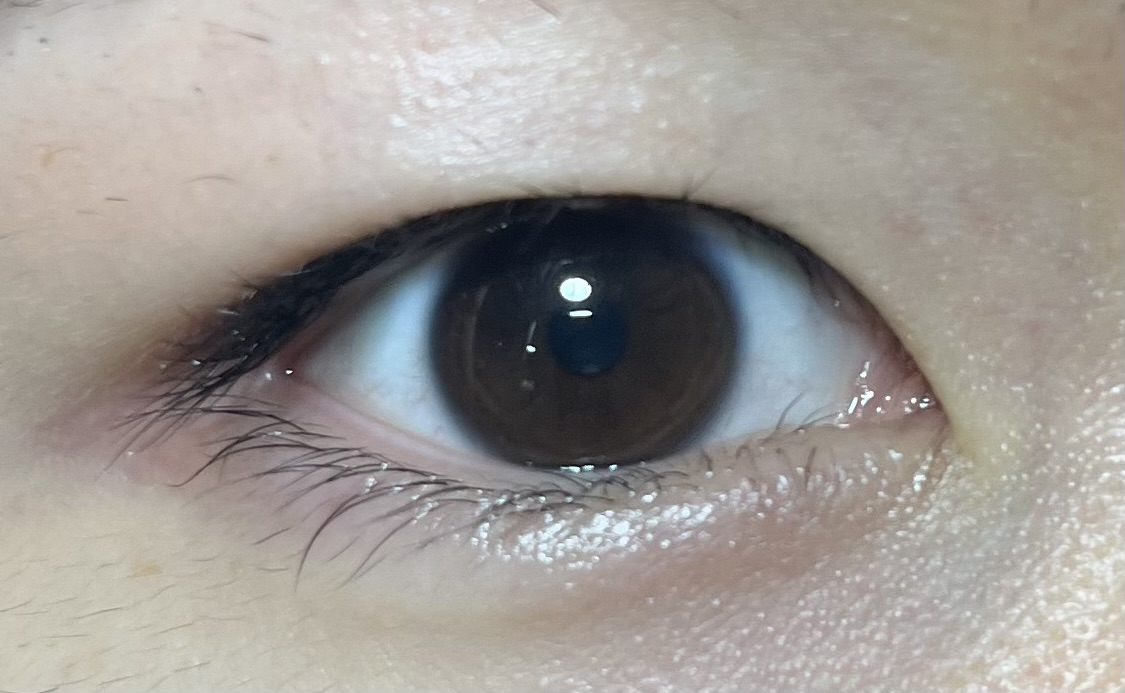
#> input picture res/eye2.jpg, 1125 x 693 px
$ python example_usage.py
#> lines starting #> are read from the running program, lines starting #| are printed output that depends on the picture
### image_blending.py
"""
Laplacian Pyramid Image Blending
OpenCV 없이 numpy와 PIL만 사용하여 구현
"""

import numpy as np
from PIL import Image
import matplotlib.pyplot as plt
from scipy.signal import convolve2d
from scipy.ndimage import gaussian_filter
import os


# ============================================================================
# Step 1: 이미지 로드, YUV 변환, Y 채널 분리
# ============================================================================

def load_image_rgb(image_path):
    """
    이미지를 RGB로 로드 (EXIF orientation 자동 적용)

    Args:
        image_path: 이미지 파일 경로

    Returns:
        numpy array (H, W, 3) - RGB 이미지
    """
#> called with image_path = 'res/eye2.jpg'
    from PIL import ImageOps

    img = Image.open(image_path)
#> img is the input picture: PIL image 1125x693 RGB; mean R, G, B 157.4, 152.8, 148.2
    # EXIF orientation 정보가 있으면 자동으로 회전 적용
    img = ImageOps.exif_transpose(img)
    img = img.convert('RGB')
    return np.array(img, dtype=np.float64)


def rgb_to_yuv(rgb_image):
    """
    RGB 이미지를 YUV 컬러공간으로 변환

    Args:
        rgb_image: numpy array (H, W, 3) - RGB 이미지

    Returns:
        tuple: (Y, U, V) 각각 (H, W) 형태의 numpy array
    """
    R, G, B = rgb_image[:, :, 0], rgb_image[:, :, 1], rgb_image[:, :, 2]

    # YUV 변환 공식
    Y = 0.299 * R + 0.587 * G + 0.114 * B
    U = -0.14713 * R - 0.28886 * G + 0.436 * B
    V = 0.615 * R - 0.51499 * G - 0.10001 * B
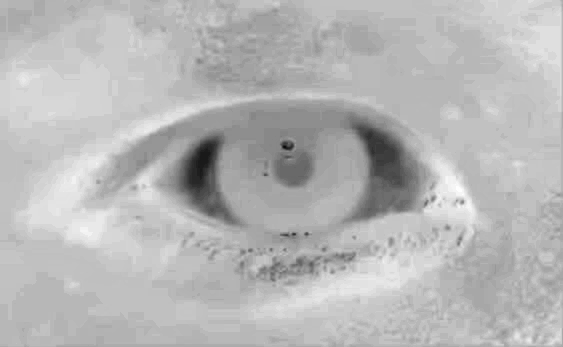
#> V: shape (693, 1125) float64 (shown at 1/2 size); min -33.52, max 17.71, mean 3.33; drawn with min black and max white

    return Y, U, V


def yuv_to_rgb(Y, U, V):
    """
    YUV를 RGB로 변환

    Args:
        Y, U, V: 각각 (H, W) 형태의 numpy array

    Returns:
        numpy array (H, W, 3) - RGB 이미지
    """
    R = Y + 1.13983 * V
    G = Y - 0.39465 * U - 0.58060 * V
    B = Y + 2.03211 * U

    # 클리핑 (0-255 범위)
    rgb = np.stack([R, G, B], axis=2)
    rgb = np.clip(rgb, 0, 255)

    return rgb


def extract_y_channel(image_path):
    """
    이미지를 로드하고 YUV로 변환한 후 Y 채널만 추출

    Args:
        image_path: 이미지 파일 경로

    Returns:
        tuple: (Y, U, V, shape) - Y 채널, U 채널, V 채널, 원본 이미지 shape
    """
    rgb_image = load_image_rgb(image_path)
    Y, U, V = rgb_to_yuv(rgb_image)
    shape = rgb_image.shape[:2]  # (H, W)

    return Y, U, V, shape


# ============================================================================
# Step 2: Custom Gaussian Filtering & Downsampling
# ============================================================================

def create_gaussian_kernel(sigma, kernel_size=None):
    """
    2D Gaussian 커널 생성

    Args:
        sigma: Gaussian 표준편차
        kernel_size: 커널 크기 (None이면 6*sigma+1로 자동 설정)

    Returns:
        numpy array (kernel_size, kernel_size) - 정규화된 Gaussian 커널
    """
    if kernel_size is None:
        kernel_size = int(6 * sigma + 1)
        if kernel_size % 2 == 0:
            kernel_size += 1

    # 중심점
    center = kernel_size // 2

    # 좌표 그리드 생성
    x, y = np.meshgrid(np.arange(kernel_size) - center,
                       np.arange(kernel_size) - center)

    # Gaussian 공식
    kernel = np.exp(-(x**2 + y**2) / (2 * sigma**2))

    # 정규화
    kernel = kernel / np.sum(kernel)

    return kernel


def gaussian_filter_2d(image, sigma, kernel_size=None):
    """
    Gaussian 필터를 적용한 컨볼루션

    Args:
        image: 입력 이미지 (H, W)
        sigma: Gaussian 표준편차
        kernel_size: 커널 크기

    Returns:
        numpy array (H, W) - 필터링된 이미지
    """
    kernel = create_gaussian_kernel(sigma, kernel_size)

    # 2D 컨볼루션
    filtered = convolve2d(image, kernel, mode='same', boundary='symm')

    return filtered


def downsample(image, stride=2):
    """
    이미지를 stride만큼 다운샘플링

    Args:
        image: 입력 이미지 (H, W)
        stride: 다운샘플링 배율 (기본값 2)

    Returns:
        numpy array - 다운샘플링된 이미지
    """
    return image[::stride, ::stride]


def gaussian_filter_and_downsample(image, sigma, kernel_size=None, stride=2):
    """
    Gaussian 필터링 후 다운샘플링

    Args:
        image: 입력 이미지 (H, W)
        sigma: Gaussian 표준편차
        kernel_size: 커널 크기
        stride: 다운샘플링 배율

    Returns:
        numpy array - 필터링 및 다운샘플링된 이미지
    """
    filtered = gaussian_filter_2d(image, sigma, kernel_size)
    downsampled = downsample(filtered, stride)
    return downsampled


# ============================================================================
# Step 3: Gaussian Pyramid 생성
# ============================================================================

def build_gaussian_pyramid(image, levels, sigma=1.0, kernel_size=None, stride=2):
    """
    Gaussian Pyramid 생성 (재귀가 아닌 반복문 이용)

    Args:
        image: 입력 이미지 (H, W) - Y 채널
        levels: 피라미드 레벨 수
        sigma: Gaussian 표준편차
        kernel_size: 커널 크기
        stride: 다운샘플링 배율

    Returns:
        list: Gaussian pyramid (각 레벨의 이미지 리스트)
    """
    pyramid = [image.copy()]
    current_image = image.copy()

    for i in range(levels - 1):
        # Gaussian 필터링 후 다운샘플링
        current_image = gaussian_filter_and_downsample(
            current_image, sigma, kernel_size, stride
        )
        pyramid.append(current_image)

    return pyramid


# ============================================================================
# Step 4: Laplacian Pyramid 생성
# ============================================================================

def upsample(image, scale_factor=2, method='bilinear'):
    """
    이미지를 업샘플링 (보간)

    Args:
        image: 입력 이미지 (H, W)
        scale_factor: 업샘플링 배율
        method: 보간 방법 ('bilinear', 'nearest')

    Returns:
        numpy array - 업샘플링된 이미지
    """
    h, w = image.shape
    new_h, new_w = h * scale_factor, w * scale_factor

    # PIL을 사용한 보간
    img_pil = Image.fromarray(image.astype(np.uint8))

    if method == 'bilinear':
        resized = img_pil.resize((new_w, new_h), Image.BILINEAR)
    else:
        resized = img_pil.resize((new_w, new_h), Image.NEAREST)

    return np.array(resized, dtype=np.float64)


def build_laplacian_pyramid(gaussian_pyramid, sigma=1.0, kernel_size=None):
    """
    Gaussian Pyramid로부터 Laplacian Pyramid 생성

    Args:
        gaussian_pyramid: Gaussian pyramid 리스트
        sigma: 업샘플링 후 smoothing을 위한 Gaussian 표준편차
        kernel_size: 커널 크기

    Returns:
        list: Laplacian pyramid (각 레벨의 이미지 리스트)
    """
    laplacian_pyramid = []

    for i in range(len(gaussian_pyramid) - 1):
        # 현재 레벨
        current = gaussian_pyramid[i]

        # 다음 레벨을 업샘플링
        next_level = gaussian_pyramid[i + 1]
        upsampled = upsample(next_level, scale_factor=2)

        # 크기 맞추기
        h_current, w_current = current.shape
        h_upsampled, w_upsampled = upsampled.shape

        if h_upsampled != h_current:
            upsampled = upsampled[:h_current, :]
        if w_upsampled != w_current:
            upsampled = upsampled[:, :w_current]

        # Gaussian smoothing
        upsampled_smooth = gaussian_filter_2d(upsampled, sigma, kernel_size)

        # Laplacian = 현재 레벨 - 업샘플링된 다음 레벨
        laplacian = current - upsampled_smooth
        laplacian_pyramid.append(laplacian)

    # 마지막 레벨은 Gaussian 그대로 사용 (low frequency)
    laplacian_pyramid.append(gaussian_pyramid[-1].copy())

    return laplacian_pyramid


# ============================================================================
# Step 5: Mask 정의 및 Pyramid-level Blending
# ============================================================================

# [30 lines left out: function create_gradient_mask, not called in this run]


def create_mask_pyramid(mask, levels, sigma=1.0, kernel_size=None):
    """
    Mask의 Gaussian pyramid 생성 (각 해상도 레벨에 맞춰)

    Args:
        mask: 원본 mask (H, W) - 2D 배열
        levels: 피라미드 레벨 수
        sigma: Gaussian 표준편차
        kernel_size: 커널 크기

    Returns:
        list: 각 레벨에 맞는 mask pyramid
    """
    # mask가 2D 배열인지 확인
    if len(mask.shape) != 2:
        raise ValueError(f"mask must be 2D array, got shape {mask.shape}")

    mask_pyramid = [mask.copy().astype(np.float64)]
    current_mask = mask.copy().astype(np.float64)

    for i in range(levels - 1):
        # Gaussian 필터링 후 다운샘플링
        current_mask = gaussian_filter_2d(current_mask, sigma, kernel_size)
        current_mask = downsample(current_mask, stride=2)
        mask_pyramid.append(current_mask)

    return mask_pyramid


def blend_laplacian_pyramids(laplacian_A, laplacian_B, mask_pyramid):
    """
    두 Laplacian pyramid를 mask를 사용하여 블렌딩

    Args:
        laplacian_A: 첫 번째 이미지의 Laplacian pyramid
        laplacian_B: 두 번째 이미지의 Laplacian pyramid
        mask_pyramid: 각 레벨에 맞는 mask pyramid

    Returns:
        list: 블렌딩된 Laplacian pyramid
    """
    blended_pyramid = []

    for i in range(len(laplacian_A)):
        # 각 레벨의 mask 크기에 맞추기
        mask = mask_pyramid[i]

        # 크기 맞추기
        h_A, w_A = laplacian_A[i].shape
        h_B, w_B = laplacian_B[i].shape
        h_mask, w_mask = mask.shape

        # 최소 크기로 맞추기
        h_min = min(h_A, h_B, h_mask)
        w_min = min(w_A, w_B, w_mask)

        lap_A = laplacian_A[i][:h_min, :w_min]
        lap_B = laplacian_B[i][:h_min, :w_min]
        mask_resized = mask[:h_min, :w_min]

        # 블렌딩: mask * A + (1 - mask) * B
        blended = mask_resized * lap_A + (1 - mask_resized) * lap_B
        blended_pyramid.append(blended)

    return blended_pyramid


# ============================================================================
# Step 6: Pyramid Collapse (Blended Image 복원)
# ============================================================================

def collapse_laplacian_pyramid(laplacian_pyramid, sigma=1.0, kernel_size=None):
    """
    Laplacian pyramid를 복원하여 최종 이미지 생성

    Args:
        laplacian_pyramid: Laplacian pyramid 리스트
        sigma: 업샘플링 후 smoothing을 위한 Gaussian 표준편차
        kernel_size: 커널 크기

    Returns:
        numpy array (H, W) - 복원된 Y 채널 이미지
    """
    # 가장 낮은 해상도부터 시작
    reconstructed = laplacian_pyramid[-1].copy()

    # 하위 레벨부터 상위 레벨로 복원
    for i in range(len(laplacian_pyramid) - 2, -1, -1):
        # 업샘플링
        upsampled = upsample(reconstructed, scale_factor=2)

        # 크기 맞추기
        target = laplacian_pyramid[i]
        if upsampled.shape[0] != target.shape[0]:
            upsampled = upsampled[:target.shape[0], :]
        if upsampled.shape[1] != target.shape[1]:
            upsampled = upsampled[:, :target.shape[1]]

        # Gaussian smoothing
        upsampled_smooth = gaussian_filter_2d(upsampled, sigma, kernel_size)

        # Laplacian 더하기
        reconstructed = upsampled_smooth + target

    return reconstructed


# ============================================================================
# Step 7: YUV + UV 재결합, 최종 RGB 복원
# ============================================================================

def combine_yuv_channels(Y_blended, U_blended, V_blended):
    """
    블렌딩된 Y, U, V 채널을 RGB로 변환

    Args:
        Y_blended: 블렌딩된 Y 채널 (H, W)
        U_blended: 블렌딩된 U 채널 (H, W) - 이미 올바른 크기
        V_blended: 블렌딩된 V 채널 (H, W) - 이미 올바른 크기

    Returns:
        numpy array (H, W, 3) - RGB 이미지
    """
    # Y, U, V는 이미 같은 크기로 블렌딩되어 있으므로 직접 RGB 변환
    rgb = yuv_to_rgb(Y_blended, U_blended, V_blended)

    return rgb


# ============================================================================
# 메인 블렌딩 파이프라인
# ============================================================================

def blend_images(image_A_path, image_B_path, levels=5, sigma=1.0,
                 kernel_size=None, blend_line=None, gradient_width=50,
                 output_dir=None, save_intermediate=False):
    """
    두 이미지를 Laplacian pyramid로 블렌딩하는 전체 파이프라인

    Args:
        image_A_path: 첫 번째 이미지 경로
        image_B_path: 두 번째 이미지 경로
        levels: 피라미드 레벨 수
        sigma: Gaussian 표준편차
        kernel_size: 커널 크기
        blend_line: 블렌딩 라인 위치
        gradient_width: 그라데이션 폭
        output_dir: 중간 결과 저장 디렉토리 (None이면 저장 안 함)
        save_intermediate: 중간 결과 저장 여부

    Returns:
        numpy array - 블렌딩된 RGB 이미지
    """
    # Step 1: 이미지 로드 및 Y 채널 추출
    Y_A, U_A, V_A, shape_A = extract_y_channel(image_A_path)
#> shape_A = (693, 1125)
    Y_B, U_B, V_B, shape_B = extract_y_channel(image_B_path)
#> call 2 of load_image_rgb, with image_path = 'res/hand.jpg'
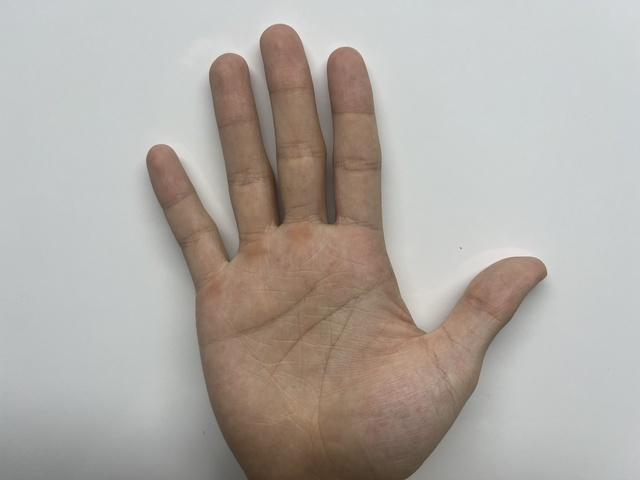
#> input picture res/hand.jpg, 640 x 480 px
#> in load_image_rgb, img is the input picture: PIL image 640x480 RGB; mean R, G, B 176.5, 170.9, 165.1
#> in rgb_to_yuv (call 2), `U = -0.14713 * R - 0.28886 * G + 0.436 * B`:
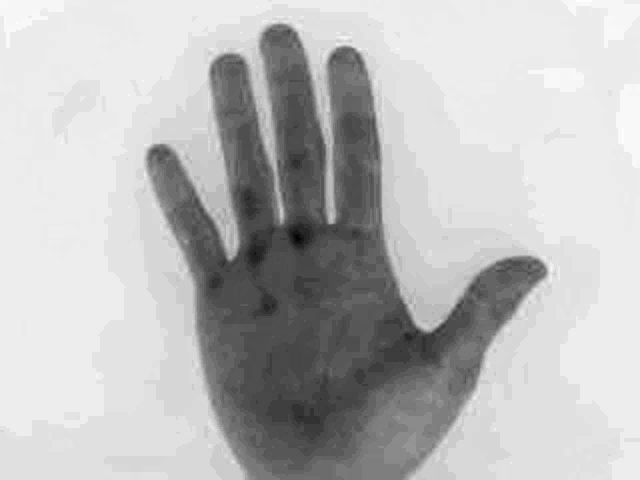
#> U: shape (480, 640) float64; min -20.28, max 2.62, mean -3.36; drawn with min black and max white
#> in rgb_to_yuv (call 2), `V = 0.615 * R - 0.51499 * G - 0.10001 * B`:
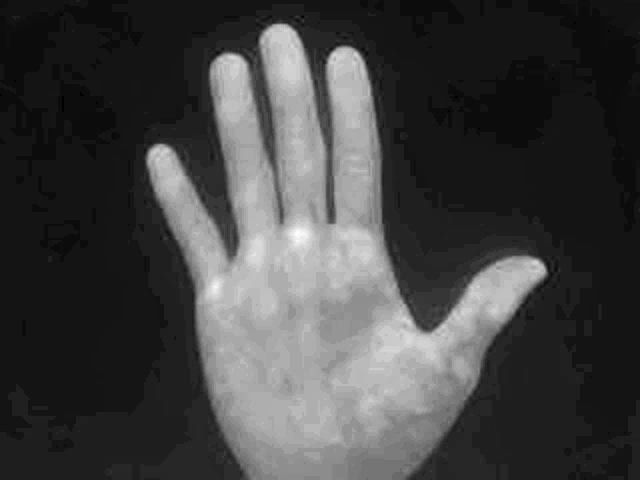
#> V: shape (480, 640) float64; min -5.43, max 30.89, mean 4.1; drawn with min black and max white
#> shape_B = (480, 640)

    # 이미지 B(손바닥)를 기준으로 크기 맞추기
    # 이미지 B는 전체가 보이도록 유지
    h_B, w_B = shape_B
#> h_B = 480; w_B = 640
    h_A, w_A = shape_A
#> h_A = 693; w_A = 1125

    # 이미지 A를 이미지 B 크기에 맞춰서 리사이즈 (비율 유지, B 크기 내에 맞춤)
    # PIL을 사용하여 리사이즈
    img_A_pil = Image.fromarray(Y_A.astype(np.uint8))

    # 비율 유지하면서 이미지 B 크기 내에 맞춤
    aspect_ratio_A = w_A / h_A
#> aspect_ratio_A = 1.62
    aspect_ratio_B = w_B / h_B
#> aspect_ratio_B = 1.33

    # 이미지 B 크기를 넘지 않도록 리사이즈
    if aspect_ratio_A > aspect_ratio_B:
        # A가 더 넓음 - 너비를 B에 맞춤
        new_w_A = w_B
#> new_w_A = 640
        new_h_A = int(w_B / aspect_ratio_A)
#> new_h_A = 394
    else:
        # A가 더 높음 - 높이를 B에 맞춤
        new_h_A = h_B
        new_w_A = int(h_B * aspect_ratio_A)

    # 리사이즈
    img_A_resized = img_A_pil.resize((new_w_A, new_h_A), Image.LANCZOS)
    Y_A_resized = np.array(img_A_resized, dtype=np.float64)

    # U, V 채널도 리사이즈 (음수값 처리)
    # U, V는 음수값을 가질 수 있으므로 정규화하여 리사이즈
    U_A_min, U_A_max = U_A.min(), U_A.max()
#> U_A_min = -13.97; U_A_max = 21.29
    V_A_min, V_A_max = V_A.min(), V_A.max()
#> V_A_min = -33.52; V_A_max = 17.71

    # 정규화 (0~1 범위)
    U_A_norm = (U_A - U_A_min) / (U_A_max - U_A_min + 1e-10)
    V_A_norm = (V_A - V_A_min) / (V_A_max - V_A_min + 1e-10)

    # 리사이즈 (0~1 범위 유지)
    U_A_resized_norm = np.array(Image.fromarray((U_A_norm * 255).astype(np.uint8))
                                .resize((new_w_A, new_h_A), Image.LANCZOS), dtype=np.float64) / 255.0
    V_A_resized_norm = np.array(Image.fromarray((V_A_norm * 255).astype(np.uint8))
                                .resize((new_w_A, new_h_A), Image.LANCZOS), dtype=np.float64) / 255.0

    # 원래 범위로 복원
    U_A_resized = U_A_resized_norm * (U_A_max - U_A_min) + U_A_min
    V_A_resized = V_A_resized_norm * (V_A_max - V_A_min) + V_A_min

    # 이미지 A를 이미지 B 크기의 캔버스에 중앙 배치
    Y_A_padded = np.zeros((h_B, w_B), dtype=Y_A_resized.dtype)
    # U, V는 손바닥의 값으로 채우기 (0이 아닌) - 색상 왜곡 방지
    U_A_padded = U_B.copy()  # 손바닥 U 채널로 시작
    V_A_padded = V_B.copy()  # 손바닥 V 채널로 시작

    # 중앙에 배치
    h_start = (h_B - new_h_A) // 2
#> h_start = 43
    w_start = (w_B - new_w_A) // 2
#> w_start = 0
    h_end = h_start + new_h_A
#> h_end = 437
    w_end = w_start + new_w_A
#> w_end = 640

    # 경계 체크
    h_start = max(0, h_start)
    w_start = max(0, w_start)
    h_end = min(h_B, h_end)
    w_end = min(w_B, w_end)

    # 실제 복사할 크기
    h_copy = h_end - h_start
#> h_copy = 394
    w_copy = w_end - w_start
#> w_copy = 640

    # 리사이즈된 이미지에서 복사할 부분
    h_A_start = max(0, -h_start)
#> h_A_start = 0
    w_A_start = max(0, -w_start)
#> w_A_start = 0
    h_A_end = h_A_start + h_copy
#> h_A_end = 394
    w_A_end = w_A_start + w_copy
#> w_A_end = 640

    Y_A_padded[h_start:h_end, w_start:w_end] = Y_A_resized[h_A_start:h_A_end, w_A_start:w_A_end]
    # U, V는 눈 영역에만 복사 (나머지는 이미 손바닥 값)
    U_A_padded[h_start:h_end, w_start:w_end] = U_A_resized[h_A_start:h_A_end, w_A_start:w_A_end]
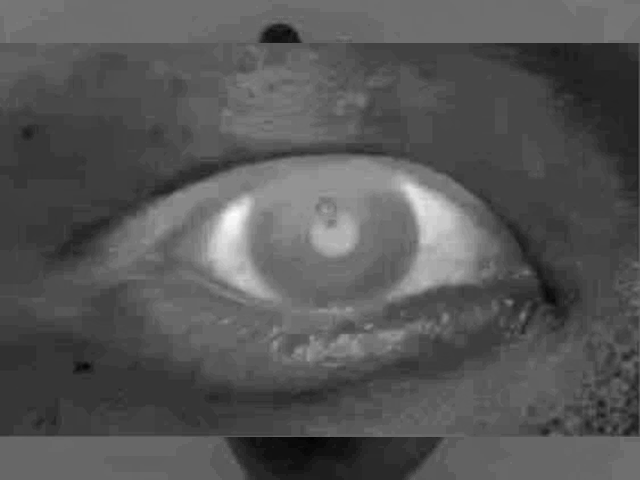
#> U_A_padded: shape (480, 640) float64; min -14.72, max 21.29, mean -2.5; drawn with min black and max white
    V_A_padded[h_start:h_end, w_start:w_end] = V_A_resized[h_A_start:h_A_end, w_A_start:w_A_end]
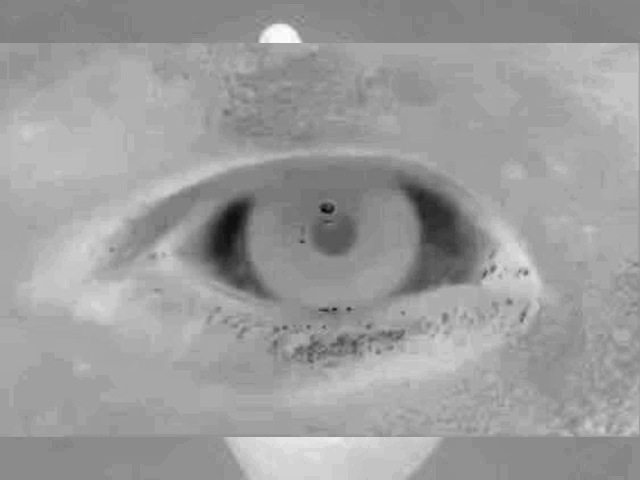
#> V_A_padded: shape (480, 640) float64; min -32.52, max 24.67, mean 2.8; drawn with min black and max white

    # 최종 이미지
    Y_A = Y_A_padded
    Y_B = Y_B  # 이미지 B는 그대로
    U_A = U_A_padded
    V_A = V_A_padded
    U_B = U_B
    V_B = V_B

    # 최종 크기
    h_min, w_min = h_B, w_B
#> h_min = 480; w_min = 640

    # Step 2 & 3: Gaussian Pyramid 생성 (Y, U, V 모두)
    gaussian_A_Y = build_gaussian_pyramid(Y_A, levels, sigma, kernel_size)
#> the loop in build_gaussian_pyramid, `for i in range(levels - 1):` made 4 passes
#> pass 2, in gaussian_filter_2d (call 2), `filtered = convolve2d(image, kernel, mode='same', boundary='symm')`:
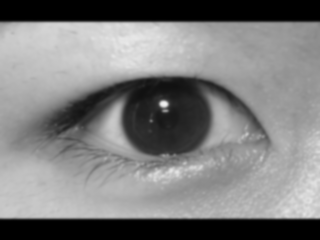
#> filtered: shape (240, 320) float64; min 0, max 241.3, mean 125.7
#> after the loop in build_gaussian_pyramid, `for i in range(levels - 1):`: pyramid = 5 items
#> (the rest of the program and of its run is left out)
